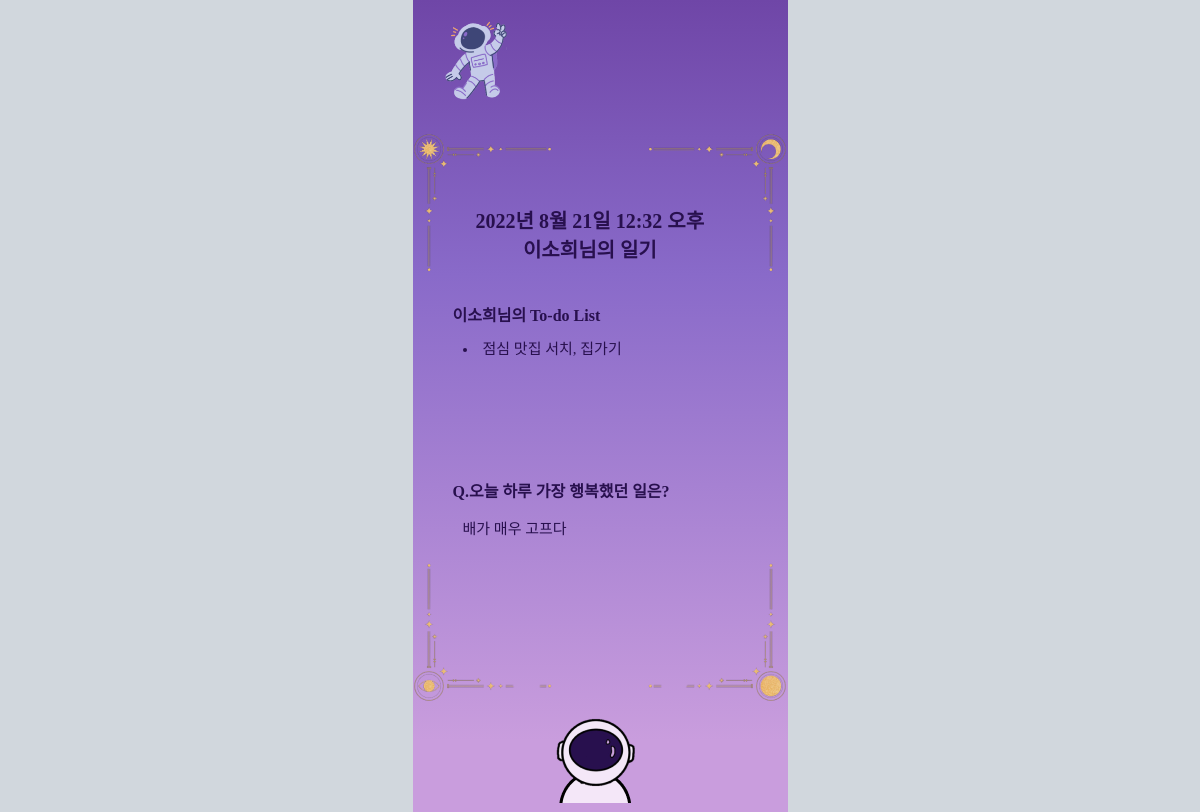
The app's page /detail/21 with its own data.
### diaryApp/models.py (models this page shows, shortened)
class Diary(models.Model):
    todos = models.TextField(max_length=50, null=True)
    content = models.TextField(max_length=100, null=True)
    diary_created_at  = models.DateTimeField(auto_now_add=True, null=True)
    creator = models.ForeignKey(User, on_delete=models.CASCADE, related_name="diary")

### diaryApp/views.py (the view)
# urls.py: path('detail/<int:diary_pk>', views.detail, name='detail'),
def detail(request, diary_pk):
    diary = Diary.objects.get(pk=diary_pk)
    return render(request, 'detail.html', {'diary': diary})

### diaryApp/templates/detail.html (shortened to what this page needs)
{% extends 'base.html' %}
{% load static %}
{% block style %}
    <link rel="stylesheet" type="text/css" href="{% static 'diaryApp/detail.css' %}">
{% endblock style %}
{% block content %}
    <div class="container">
        <div class="header">
            <a href="{% url 'index' %}">
                <img class="logo" src="../static/images/우주 일기 3.png">
            </a>
        </div>
        <div class="outer">
            <img src="../static/images/frame.png">
                <div class="date" style="text-align: center;">
                    {{diary.diary_created_at}} <br>
                    {{diary.creator}}님의 일기
                </div>
                <div class="todo_list">{{diary.creator}}님의 To-do List</div>
                    <li>{{diary.todos}}</li>
                <div class="diary_question">Q.오늘 하루 가장 행복했던 일은?</div>
                    <p>{{diary.content}}</p>
            </div>
        <div class="footerimg">
            <img src="../static/images/footerimg.png" style="padding-left: 140px;">
        </div>
        </div>
    </div>
{% endblock content %}

### diaryApp/static/css/base.css (style rules this page uses)
body { display: flex; align-items: center; justify-content: center; background-color: rgb(209, 215, 221); margin: 0; }

### diaryApp/static/diaryApp/detail.css (style rules this page uses)
.container { width: 100%; height: 812px; left: 0px; top: 0px; background: linear-gradient(180deg, #6F46A7 0%, #896AC9 33.85%, #C99DDD 91.15%); position: relative; }
.outer { position: relative; }
.date { font-family: 'Noto Serif KR', serif; color: #28104E; font-size: 20px; font-weight: bolder; position: absolute; top: 80px; left: 63px; }
.todo_list { font-family: 'Noto Serif KR', serif; color: #28104E; position: absolute; font-size: 16px; font-weight: bolder; top: 30%; left: 40px; }
li { font-family: 'Noto Serif KR', serif; color: #28104E; position: absolute; font-size: 15px; top: 36%; left: 50px; }
.diary_question { font-family: 'Noto Serif KR', serif; color: #28104E; position: absolute; font-size: 16px; font-weight: bolder; top: 60%; left: 40px; }
p { font-family: 'Noto Serif KR', serif; color: #28104E; position: absolute; font-size: 15px; top: 64%; left: 50px; }
.header { display: flex; flex-direction: row; justify-content: space-between; align-items: center; }
.logo { height: 50%; width: 50%; margin-left: 5px; }

### records on screen
Diary: diary_created_at "2022년 8월 21일 12:32 오후", creator "이소희", todos "점심 맛집 서치, 집가기", content "배가 매우 고프다"
